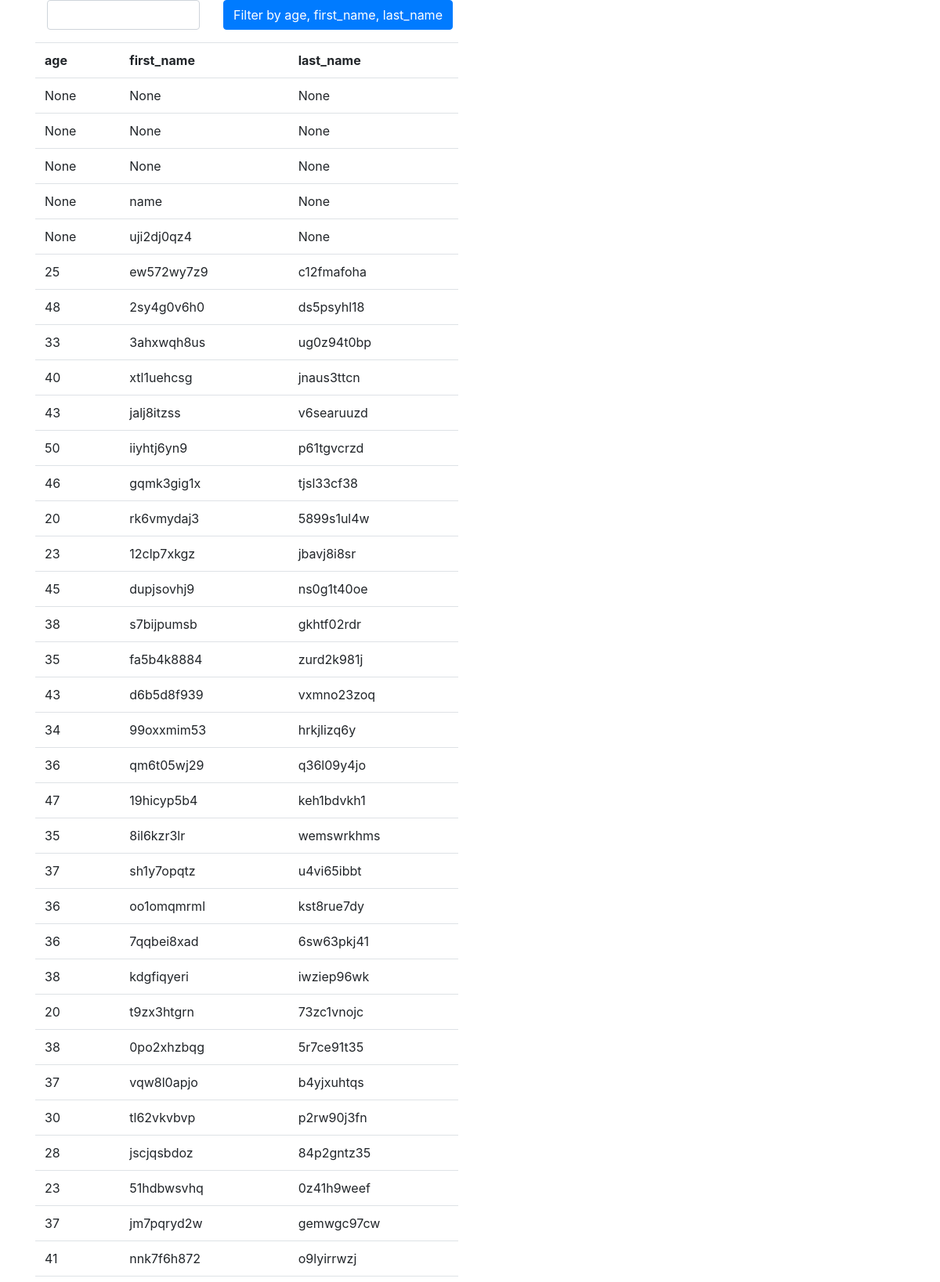
The page / (upper part) on the database its author committed.
### core/models.py (models this page shows, shortened)
class Teacher(models.Model):
    first_name = models.CharField(max_length=255, verbose_name="Имя", null=True)
    last_name = models.CharField(max_length=255, verbose_name="фамилия", null=True)
    age = models.IntegerField(null=True)
    class Meta:
        verbose_name = "Учитель"
        verbose_name_plural = "Учителя"

### core/views.py (the view, shortened to what this page needs)
# urls.py: path('', IndexView.as_view()),
class IndexView(TemplateView):
    template_name = "index.html"
    def get_context_data(self, **kwargs):
        teachers = Teacher.objects.all()
        context = {
            'teachers': teachers
        }
        return context

### core/templates/index.html (shortened to what this page needs)
<html>
    <head>
        <link rel="stylesheet" href="https://cdn.jsdelivr.net/npm/bootstrap@4.5.3/dist/css/bootstrap.min.css">
    </head>
    <body>
        <div class="container">
            <div class="row">
                <div class="col-6">
                     <div class="col-md-12">
                         <form method="get">
                             <div class="row">
                                 <div class="col-md-5">
                                     <input class="form-control" type="search" name="filter" value="{{filter}}">
                                 </div>
                                 <div class="col-md-5">
                                     <input type="submit" class="btn btn-primary" value="Filter by age, first_name, last_name">
                                 </div>
                             </div>
                         </form>
                     </div>
                     <table class="table">
                        <tr>
                            <th>age</th>
                            <th>first_name</th>
                            <th>last_name</th>
                        </tr>
                        {% for teacher in teachers %}
                            <tr>
                                <td>{{teacher.age}}</td>
                                <td>{{teacher.first_name}}</td>
                                <td>{{teacher.last_name}}</td>
                            </tr>
                        {% endfor %}
                    </table>
                </div>
            </div>
        </div>
    </body>
</html>

### rows shown on the page
Teacher: age "None", first_name "None", last_name "None"
Teacher: age "None", first_name "None", last_name "None"
Teacher: age "None", first_name "None", last_name "None"
Teacher: age "None", first_name "name", last_name "None"
Teacher: age "None", first_name "uji2dj0qz4", last_name "None"
Teacher: age "25", first_name "ew572wy7z9", last_name "c12fmafoha"
Teacher: age "48", first_name "2sy4g0v6h0", last_name "ds5psyhl18"
Teacher: age "33", first_name "3ahxwqh8us", last_name "ug0z94t0bp"
Teacher: age "40", first_name "xtl1uehcsg", last_name "jnaus3ttcn"
Teacher: age "43", first_name "jalj8itzss", last_name "v6searuuzd"
Teacher: age "50", first_name "iiyhtj6yn9", last_name "p61tgvcrzd"
Teacher: age "46", first_name "gqmk3gig1x", last_name "tjsl33cf38"
Teacher: age "20", first_name "rk6vmydaj3", last_name "5899s1ul4w"
Teacher: age "23", first_name "12clp7xkgz", last_name "jbavj8i8sr"
Teacher: age "45", first_name "dupjsovhj9", last_name "ns0g1t40oe"
Teacher: age "38", first_name "s7bijpumsb", last_name "gkhtf02rdr"
Teacher: age "35", first_name "fa5b4k8884", last_name "zurd2k981j"
Teacher: age "43", first_name "d6b5d8f939", last_name "vxmno23zoq"
Teacher: age "34", first_name "99oxxmim53", last_name "hrkjlizq6y"
Teacher: age "36", first_name "qm6t05wj29", last_name "q36l09y4jo"
Teacher: age "47", first_name "19hicyp5b4", last_name "keh1bdvkh1"
Teacher: age "35", first_name "8il6kzr3lr", last_name "wemswrkhms"
Teacher: age "37", first_name "sh1y7opqtz", last_name "u4vi65ibbt"
Teacher: age "36", first_name "oo1omqmrml", last_name "kst8rue7dy"
Teacher: age "36", first_name "7qqbei8xad", last_name "6sw63pkj41"
Teacher: age "38", first_name "kdgfiqyeri", last_name "iwziep96wk"
Teacher: age "20", first_name "t9zx3htgrn", last_name "73zc1vnojc"
Teacher: age "38", first_name "0po2xhzbqg", last_name "5r7ce91t35"
Teacher: age "37", first_name "vqw8l0apjo", last_name "b4yjxuhtqs"
Teacher: age "30", first_name "tl62vkvbvp", last_name "p2rw90j3fn"
Teacher: age "28", first_name "jscjqsbdoz", last_name "84p2gntz35"
Teacher: age "23", first_name "51hdbwsvhq", last_name "0z41h9weef"
Teacher: age "37", first_name "jm7pqryd2w", last_name "gemwgc97cw"
Teacher: age "41", first_name "nnk7f6h872", last_name "o9lyirrwzj"
